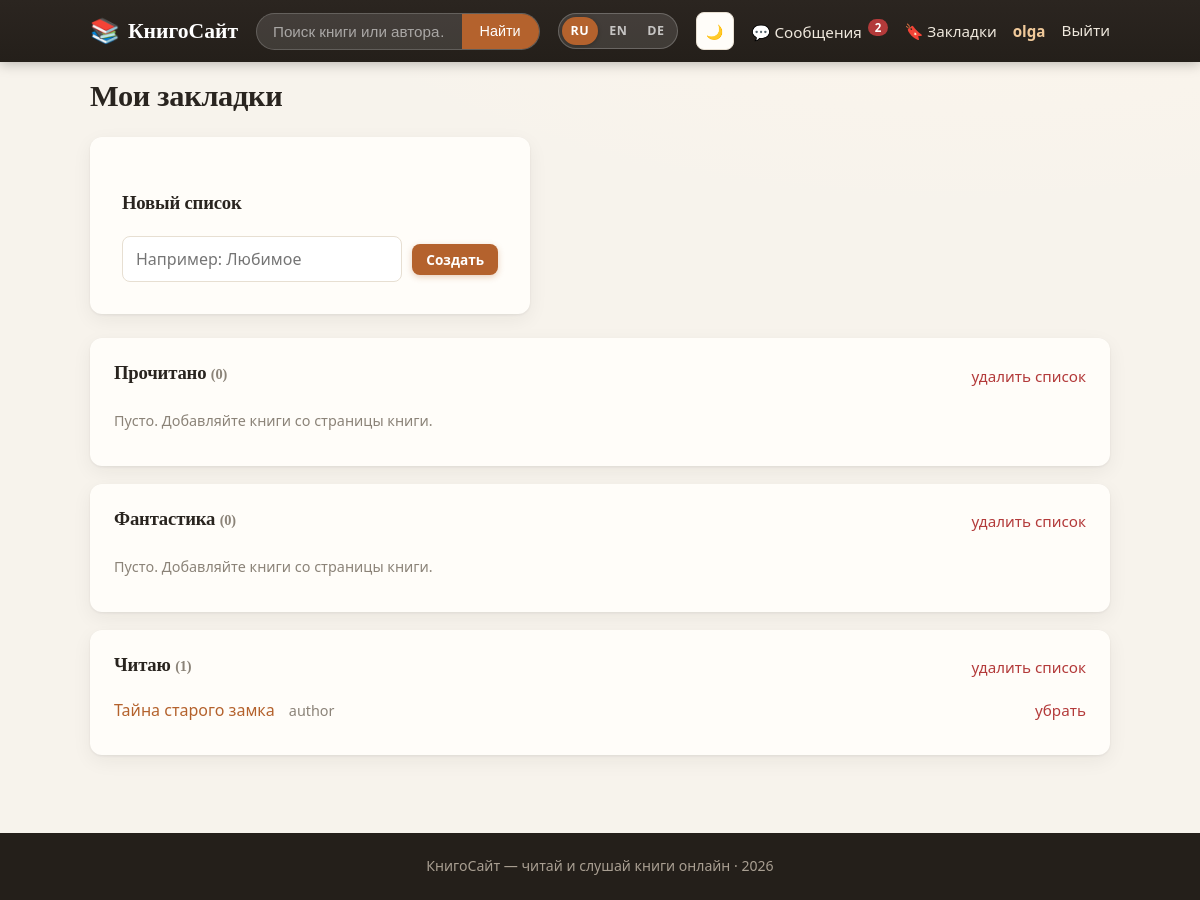
Page /bookmarks/ (signed in) on the committed database.
### book/models.py (models this page shows, shortened)
class BookmarkList(models.Model):
    user = models.ForeignKey(User, on_delete=models.CASCADE, related_name='bookmark_lists')
    name = models.CharField(max_length=100)
    created_at = models.DateTimeField(auto_now_add=True)
    class Meta:
        unique_together = ['user', 'name']
        ordering = ['name']

class Bookmark(models.Model):
    list = models.ForeignKey(BookmarkList, on_delete=models.CASCADE, related_name='bookmarks')
    book = models.ForeignKey(Book, on_delete=models.CASCADE, related_name='bookmarks')
    created_at = models.DateTimeField(auto_now_add=True)
    class Meta:
        unique_together = ['list', 'book']
        ordering = ['-created_at']

class Book(models.Model):
    author = models.ForeignKey(User, on_delete=models.CASCADE, related_name='books')
    title = models.CharField(max_length=200)
    description = models.TextField(blank=True)
    genre = models.CharField(max_length=100, blank=True)
    cover = models.FileField(upload_to='covers/', blank=True, null=True)
    audio = models.FileField(upload_to='audio/', blank=True, null=True)
    created_at = models.DateTimeField(auto_now_add=True)

### book/views.py (the view)
# urls.py: path('bookmarks/', views.bookmarks, name='bookmarks'),
@login_required
def bookmarks(request):
    _ensure_default_lists(request.user)
    if request.method == 'POST':
        form = BookmarkListForm(request.POST)
        if form.is_valid():
            bl = form.save(commit=False)
            bl.user = request.user
            try:
                bl.save()
            except Exception:
                messages.error(request, tr(request, 'Такой список уже есть'))
            return redirect('bookmarks')
    else:
        form = BookmarkListForm()
        form.fields['name'].widget.attrs['placeholder'] = tr(request, 'Например: Любимое')
    lists = BookmarkList.objects.filter(user=request.user).prefetch_related('bookmarks__book')
    return render(request, 'book/bookmarks.html', {'lists': lists, 'form': form})

### book/forms.py
class BookmarkListForm(forms.ModelForm):
    class Meta:
        model = BookmarkList
        fields = ['name']
        labels = {'name': 'Название списка'}
        widgets = {
            'name': forms.TextInput(attrs={'placeholder': 'Например: Любимое'}),
        }

### book/context_processors.py (called while the page is built)
def unread_notifications(request):
    if request.user.is_authenticated:
        return {'unread_count': request.user.notifications.filter(is_read=False).count()}
    return {'unread_count': 0}

def current_lang(request):
    from .translations import get_lang, LANGS
    return {
        'LANG': get_lang(request),
        'LANGS': LANGS,
    }

### book/models.py (called while the page is built)
    @property
    def is_author(self):
        return self.role == 'author'

### book/templatetags/i18n_tags.py (called while the page is built)
@register.simple_tag(takes_context=True)
def tr(context, text, **kwargs):
    request = context.get('request')
    lang = get_lang(request) if request else 'ru'
    return translate(lang, text, **kwargs)

### book/translations.py (called while the page is built)
def translate(lang, text, **kwargs):
    result = TRANSLATIONS.get(lang, {}).get(text, text)
    if kwargs:
        try:
            result = result % kwargs
        except (KeyError, TypeError, ValueError):
            pass
    return result

def get_lang(request):
    lang = request.COOKIES.get('lang', 'ru')
    return lang if lang in TRANSLATIONS or lang == 'ru' else 'ru'

### book/views.py (called while the page is built)
def tr(request, text, **kwargs):
    return translate(get_lang(request), text, **kwargs)

def _ensure_default_lists(user):
    for name in ('Читаю', 'Прочитано'):
        BookmarkList.objects.get_or_create(user=user, name=name)

### templates/book/bookmarks.html (shortened to what this page needs)
{% extends 'book/base.html' %}
{% load i18n_tags %}
{% block content %}
  <div class="row-between">
    <h1>{% tr 'Мои закладки' %}</h1>
  </div>
  <div class="form-box" style="margin: 0 0 24px;">
    <h3>{% tr 'Новый список' %}</h3>
    <form method="post" class="inline-create">
      {{ form.name }}
      <button type="submit" class="btn btn-small">{% tr 'Создать' %}</button>
    </form>
  </div>
  {% for list in lists %}
    <div class="bookmark-list">
      <div class="row-between">
        <h3>{{ list.name }} <span class="muted">({{ list.bookmarks.count }})</span></h3>
        <form method="post" action="{% url 'bookmark_list_delete' list.id %}" class="inline-form"
              data-confirm="{% tr 'Удалить список' %} «{{ list.name}}»?">
          <button type="submit" class="link-btn danger">{% tr 'удалить список' %}</button>
        </form>
      </div>
      {% if list.bookmarks.all %}
        <ul class="plain-list">
          {% for bm in list.bookmarks.all %}
            <li>
              <a href="{% url 'book_detail' bm.book.id %}">{{ bm.book.title }}</a>
              <span class="muted">{{ bm.book.author.username }}</span>
              <form method="post" action="{% url 'bookmark_remove' bm.id %}" class="inline-form">
                <button type="submit" class="link-btn danger">{% tr 'убрать' %}</button>
              </form>
            </li>
          {% endfor %}
        </ul>
      {% else %}
        <p class="muted">{% tr 'Пусто. Добавляйте книги со страницы книги.' %}</p>
      {% endif %}
    </div>
  {% endfor %}
{% endblock %}

### templates/book/base.html (shortened to what this page needs)
{% load static %}
{% load i18n_tags %}
<!DOCTYPE html>
<html lang="{{ LANG }}">
<head>
  <link rel="stylesheet" href="{% static 'css/style.css' %}">
</head>
<body class="{% block body_class %}{% endblock %}">
  <header class="header">
    <div class="container header-inner">
      <a href="{% url 'book_list' %}" class="logo">
        <span class="logo-icon">📚</span> {% tr 'КнигоСайт' %}
      </a>
      <form action="{% url 'book_list' %}" method="get" class="search-form">
        <input type="text" name="q" placeholder="{% tr 'Поиск книги или автора…  (Ctrl+K)' %}"
               value="{{ query|default:'' }}">
        <button type="submit">{% tr 'Найти' %}</button>
      </form>
      <div class="lang-switch" title="{% tr 'Язык' %}">
        {% for code, name in LANGS %}
          <a href="{% url 'set_lang' code %}"
             class="lang-btn {% if LANG == code %}active{% endif %}">{{ code|upper }}</a>
        {% endfor %}
      </div>
      <button id="theme-btn" class="tool-btn theme-btn" type="button"
              onclick="toggleTheme()" title="{% tr 'Сменить тему' %}">🌙</button>
      <nav class="nav">
        {% if user.is_authenticated %}
          <a href="{% url 'notifications' %}" class="nav-msg">
            💬 {% tr 'Сообщения' %}{% if unread_count %} <span class="badge">{{ unread_count }}</span>{% endif %}
          </a>
          <a href="{% url 'bookmarks' %}">🔖 {% tr 'Закладки' %}</a>
          <a href="{% url 'profile' %}" class="nav-user">{{ user.username }}</a>
          <form action="{% url 'logout' %}" method="post" class="inline-form">
            <button type="submit" class="link-btn">{% tr 'Выйти' %}</button>
          </form>
        {% else %}
          <a href="{% url 'login' %}">{% tr 'Вход' %}</a>
          <a href="{% url 'register' %}" class="btn btn-small">{% tr 'Регистрация' %}</a>
        {% endif %}
      </nav>
    </div>
  </header>
  <main class="container page-fade">
    {% block content %}{% endblock %}
  </main>
  <footer class="footer">
    {% tr 'КнигоСайт — читай и слушай книги онлайн' %} · {% now "Y" %}
  </footer>
</body>
</html>

### rows in the picture
BookmarkList: name "Прочитано", bookmarks.count "0", tr "удалить список", tr "Пусто. Добавляйте книги со страницы книги."
BookmarkList: name "Фантастика", bookmarks.count "0", tr "удалить список", tr "Пусто. Добавляйте книги со страницы книги."
BookmarkList: name "Читаю", bookmarks.count "1", tr "удалить список"
Bookmark: book "Тайна старого замка", book.author.username "author", tr "убрать"

### other values in the picture
{{ code|upper }} "RU" "EN" "DE"
{{ unread_count }} "2"
{{ user.username }} "olga"
